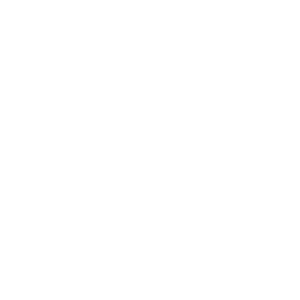
Frame 1 (no input)
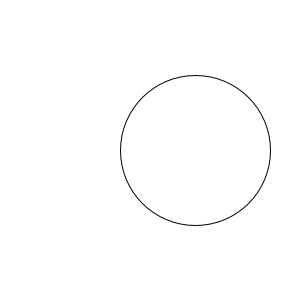
Frame 60 (the mouse pressed at the canvas centre just before this capture)
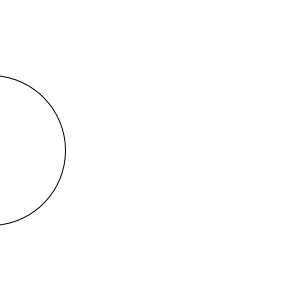
Frame 120 (the mouse held since frame 60 and released just before this capture)

The Processing sketch that drew these frames (run headless with seeded random() and noise(); from frame 60 on, the mouse is pressed at the canvas centre):

// Processing sketch: righttoleft
// ── righttoleft.pde
//variable
int x;

void setup()  {
  size (300, 300);
  x = -100;
} //---end of setup---

void draw()  {
  background(255);
  ellipse(x, 150, 150, 150);
  x = x + 5;  
  if (x > 400) {
    x = -100;
  }
}
